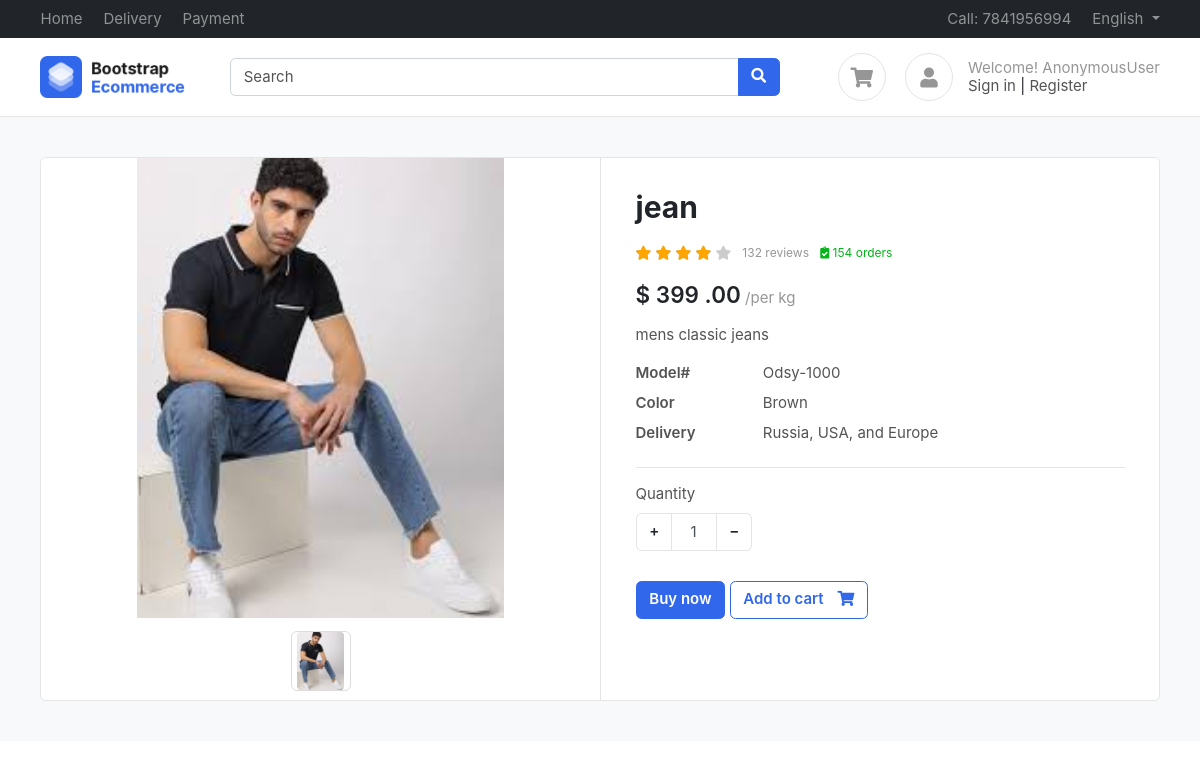
Screenshot of /product/jean/ with the database file from the repository.
### products/models.py (models this page shows, shortened)
class Product(BaseModel):
    product_name = models.CharField(max_length=100)
    slug = models.SlugField(unique=True  , null=True , blank=True)
    category = models.ForeignKey(Category , on_delete=models.CASCADE , related_name="products")
    price = models.IntegerField()
    product_desription = models.TextField()
    color_variant = models.ManyToManyField(ColorVariant , blank=True)
    size_variant = models.ManyToManyField(SizeVariant , blank=True)

class ProductImage(BaseModel):
    product = models.ForeignKey(Product , on_delete=models.CASCADE , related_name="product_images")
    image =  models.ImageField(upload_to="product")

### products/views.py (the view)
# urls.py: path('<slug>/' , get_product , name="get_product"),
def get_product(request , slug):
    try:
        product = Product.objects.get(slug =slug)
        context= {'product': product}
        if request.GET.get('size'):
            size=request.GET.get('size')
            price=product.get_product_price_by_size(size)
            context['selected_size']=size
            context['updated_price']= price
            print(price)
        return render(request  , 'product/products.html' , context = context)
    except Exception as e:
        print(e)

### templates/product/products.html (shortened to what this page needs)
{% extends "base/base.html"%}
{%  block start %}
<section class="section-content padding-y bg">
    <div class="container">
    <div class="card">
        <div class="row no-gutters">
            <aside class="col-md-6">
    <article class="gallery-wrap">
    <div class="img-big-wrap">
      <div> <a href="#"><img src="/media/{{product.product_images.first.image}}"></a></div>
    </div>
    <div class="thumbs-wrap">
      {% for image in product.product_images.all %}
      <a href="#" class="item-thumb"> <img src="/media/{{image.image}}"></a>
      {% endfor %}
    </div>
    </article>
            </aside>
            <main class="col-md-6 border-left">
    <article class="content-body">
    <h2 class="title">{{product.product_name}}</h2>
    <div class="rating-wrap my-3">
        <ul class="rating-stars">
            <li style="width:80%" class="stars-active">
                <i class="fa fa-star"></i> <i class="fa fa-star"></i>
                <i class="fa fa-star"></i> <i class="fa fa-star"></i>
            </li>
            <li>
                <i class="fa fa-star"></i> <i class="fa fa-star"></i>
                <i class="fa fa-star"></i> <i class="fa fa-star"></i>
                <i class="fa fa-star"></i>
            </li>
        </ul>
        <small class="label-rating text-muted">132 reviews</small>
        <small class="label-rating text-success"> <i class="fa fa-clipboard-check"></i> 154 orders </small>
    </div>
    <div class="mb-3">
        <var class="price h4">$
          {% if updated_price %}
          {{updated_price}}
          {% else %}
          {{product.price}}
          {% endif %}
          .00</var>
        <span class="text-muted">/per kg</span>
    </div>
    <p>{{product.product_desription}}</p>
    <dl class="row">
      <dt class="col-sm-3">Model#</dt>
      <dd class="col-sm-9">Odsy-1000</dd>
      <dt class="col-sm-3">Color</dt>
      <dd class="col-sm-9">Brown</dd>
      <dt class="col-sm-3">Delivery</dt>
      <dd class="col-sm-9">Russia, USA, and Europe </dd>
    </dl>
    <hr>
        <div class="form-row">
            <div class="form-group col-md flex-grow-0">
                <label>Quantity</label>
                <div class="input-group mb-3 input-spinner">
                  <div class="input-group-prepend">
                    <button class="btn btn-light" type="button" id="button-plus"> + </button>
                  </div>
                  <input type="text" class="form-control" value="1">
                  <div class="input-group-append">
                    <button class="btn btn-light" type="button" id="button-minus"> − </button>
                  </div>
                </div>
            </div>
        </div>
        <a href="#" class="btn  btn-primary"> Buy now </a>
        <a href="{% url 'add_to_cart' product.uid %}?variant={{selected_size}}" class="btn  btn-outline-primary"> <span class="text">Add to cart</span> <i class="fas fa-shopping-cart"></i>  </a>
    </article>
            </main>
        </div>
    </div>
    </div>
    </section>
{% endblock %}

### public/static/css/ui.css (style rules this page uses)
html { font-family: 'Inter', sans-serif; font-size: 15px; }
.content-body { flex: 1 1 auto; padding: 2rem 2.3rem; }
.padding-y { padding-top: 40px; padding-bottom: 40px; }
var { font-style: normal; }
article:after, .form-group:after { display: block; clear: both; content: ""; }
.bg { background-color: #f8f9fa; }
.card .title { color: #212529; }
.btn-light { background-color: #fff; border-color: #e4e4e4; }
.btn .text + i { margin-left: 10px; }
dl[class="row"] { margin-bottom: 0; }
.price { font-weight: 600; color: #212529; }
.label-rating { margin-left: 7px; display: inline-block; vertical-align: middle; }
.rating-stars { display: inline-block; vertical-align: middle; list-style: none; margin: 0; padding: 0; position: relative; white-space: nowrap; clear: both; }
.rating-stars i { font-size: 14px; color: #ccc; display: inline; }
.rating-stars li { display: block; text-overflow: clip; white-space: nowrap; z-index: 1; }
.rating-stars li.stars-active { z-index: 2; position: absolute; top: 0; left: 0; overflow: hidden; }
.rating-stars li.stars-active i { color: orange; }
.input-spinner { width: 120px; flex-wrap: nowrap; display: inline-flex; }
.input-spinner input.form-control { text-align: center; max-width: 46px; flex-basis: 46px; border-color: #e4e4e4; flex-grow: 0; }
.input-spinner .btn { width: 36px; text-align: center; }
.gallery-wrap .img-big-wrap { margin-bottom: 10px; border-radius: 0.37rem; overflow: hidden; background-color: #fff; }
.gallery-wrap .img-big-wrap a { text-align: center; display: block; }
.gallery-wrap .img-big-wrap img { height: 460px; width: auto; display: inline-block; cursor: zoom-in; }
.gallery-wrap .thumbs-wrap { text-align: center; }
.gallery-wrap .thumbs-wrap .item-thumb { width: 60px; height: 60px; border: 1px solid #ddd; border-radius: 6px; margin: 3px; display: inline-block; overflow: hidden; }
.gallery-wrap .thumbs-wrap img { max-width: 100%; max-height: 100%; object-fit: cover; border-radius: 4px; cursor: zoom-in; }

### rows the page displays
Product: product_images.first.image (picture), product_name "jean", price "399", product_desription "mens classic jeans"
ProductImage: image (picture)

### other values shown
{{ user }} "AnonymousUser"
